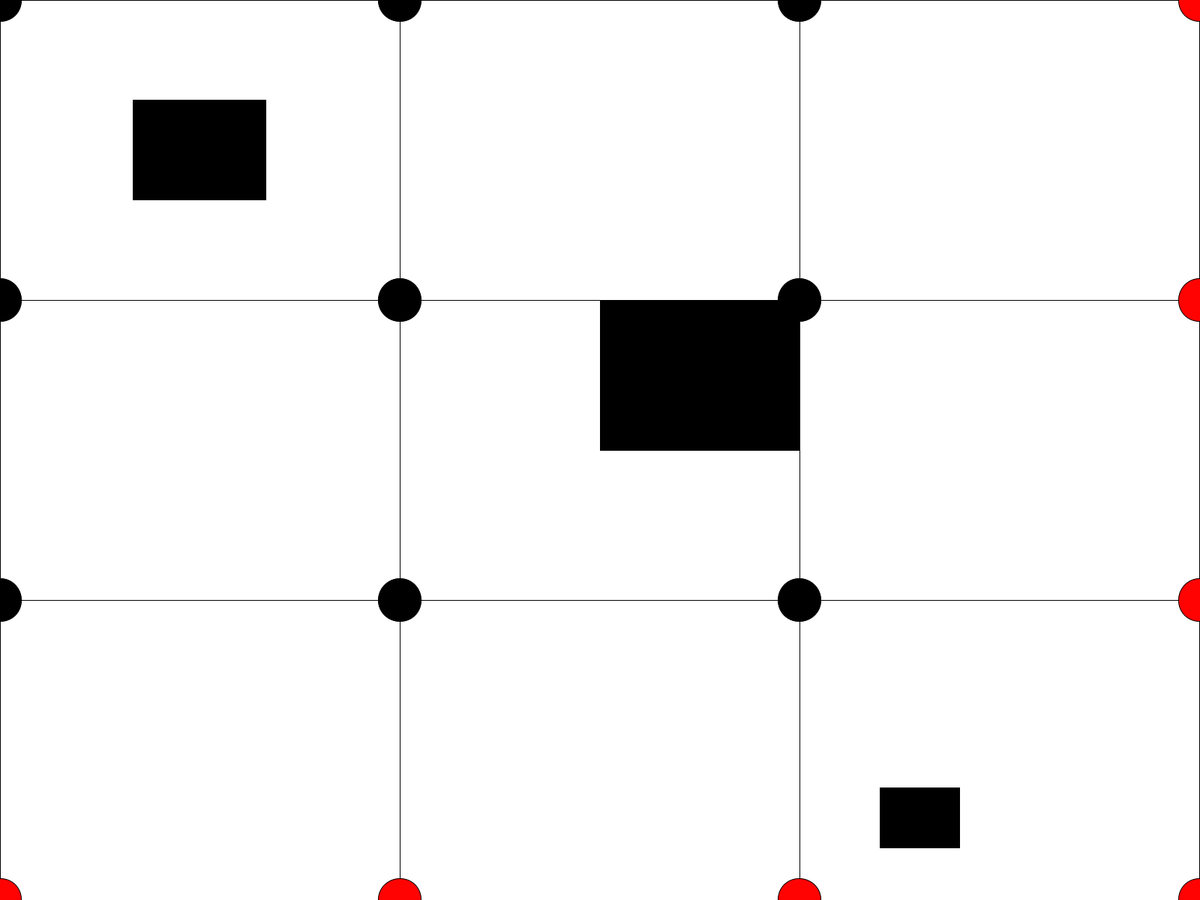
Frame 1 (no input)
Frame 60 (the mouse pressed at the canvas centre just before this capture): identical to frame 1, image omitted
Frame 120 (the mouse held since frame 60 and released just before this capture): identical to frame 1, image omitted

The Processing sketch that drew this single still picture (run headless with seeded random() and noise(); from frame 60 on, the mouse is pressed at the canvas centre):

// Processing sketch: HomeScreen
// ── HomeScreen.pde
//Global Variables
color circleRed = #FF0303, white=255, black=0;
float ptDiameter, rectWidth, rectHeight;
float pt1X, pt1Y, pt2X, pt2Y, pt3X, pt3Y, pt4X, pt4Y;
float pt5X, pt5Y, pt6X, pt6Y, pt7X, pt7Y, pt8X, pt8Y;
float pt9X, pt9Y, pt10X, pt10Y, pt11X, pt11Y, pt12X, pt12Y;
float pt13X, pt13Y, pt14X, pt14Y, pt15X, pt15Y, pt16X, pt16Y;
float button1X, button1Y, button1Width, button1Height;
float button2X, button2Y, button2Width, button2Height;
float button3X, button3Y, button3Width, button3Height;

void setup() {
  fullScreen();
  ptDiameter = displayWidth * 1 / 27.77777777;
  rectWidth = displayWidth*1/3;
  rectHeight = displayHeight*1/3;
  //
  pt1X = pt5X = pt9X = pt13X = displayWidth*0;
  pt2X = pt6X = pt10X = pt14X = displayWidth*1/3;
  pt3X = pt7X = pt11X = pt15X = displayWidth*2/3;
  pt4X = pt8X = pt12X = pt16X = displayWidth*3/3;
  //
  pt1Y = pt2Y = pt3Y = pt4Y = displayHeight*0;
  pt5Y = pt6Y = pt7Y = pt8Y = displayHeight*1/3;
  pt9Y = pt10Y = pt11Y = pt12Y = displayHeight*2/3;
  pt13Y = pt14Y = pt15Y = pt16Y= displayHeight*3/3;
  //
  button1X = displayWidth * 1/3 * 1/3; //Section 1, subsection 1
  button1Y = displayHeight * 1/3 * 1/3; //Section 1, subsection 1
  button1Width = displayWidth * 1/3 * 1/3;
  button1Height = displayHeight * 1/3 * 1/3;
  //
  button2X = displayWidth * 3/6; //Section 2, subsection 1: denominator is 3*2, numerator is counted
  button2Y = displayHeight * 2/6 ; //Section 2, subsection 0: denominator is 3*2, numerator is counted
  button2Width = displayWidth * 1/3 * 1/2; //Demoninator of 6
  button2Height = displayHeight * 1/3 * 1/2; //Demoninator of 6
  //
  button3X = displayWidth * 11/15; //Section 3, subsection 2: denominator is 3*5, numerator is counted
  button3Y = displayHeight * 14/16; //Section 3, subsection 4: denominator is 3*5, numerator is counted
  button3Width = displayWidth * 1/3 * 1/5;
  button3Height = displayHeight * 1/3 * 1/5;
  
}

void draw() {
  rect(pt1X, pt1Y, rectWidth, rectHeight);
  rect(pt2X, pt2Y, rectWidth, rectHeight);
  rect(pt3X, pt3Y, rectWidth, rectHeight);
  //
  rect(pt5X, pt5Y, rectWidth, rectHeight);
  rect(pt6X, pt6Y, rectWidth, rectHeight);
  rect(pt7X, pt7Y, rectWidth, rectHeight);
  //
  rect(pt9X, pt9Y, rectWidth, rectHeight);
  rect(pt10X, pt10Y, rectWidth, rectHeight);
  rect(pt11X, pt11Y, rectWidth, rectHeight);
  //
  fill(black);
  rect(button1X, button1Y, button1Width, button1Height);
  rect(button2X, button2Y, button2Width, button2Height);
  rect(button3X, button3Y, button3Width, button3Height);
  //
  ellipse(pt1X, pt1Y, ptDiameter, ptDiameter);
  ellipse(pt2X, pt2Y, ptDiameter, ptDiameter);
  ellipse(pt3X, pt3Y, ptDiameter, ptDiameter);
  ellipse(pt5X, pt5Y, ptDiameter, ptDiameter);
  ellipse(pt6X, pt6Y, ptDiameter, ptDiameter);
  ellipse(pt7X, pt7Y, ptDiameter, ptDiameter);
  ellipse(pt9X, pt9Y, ptDiameter, ptDiameter);
  ellipse(pt10X, pt10Y, ptDiameter, ptDiameter);
  ellipse(pt11X, pt11Y, ptDiameter, ptDiameter);
  //
  fill(circleRed);
  ellipse(pt4X, pt4Y, ptDiameter, ptDiameter);
  ellipse(pt8X, pt8Y, ptDiameter, ptDiameter);
  ellipse(pt12X, pt12Y, ptDiameter, ptDiameter);
  ellipse(pt13X, pt13Y, ptDiameter, ptDiameter);
  ellipse(pt14X, pt14Y, ptDiameter, ptDiameter);
  ellipse(pt15X, pt15Y, ptDiameter, ptDiameter);
  ellipse(pt16X, pt16Y, ptDiameter, ptDiameter);
  fill(white);
}

void mousePressed() {
}
